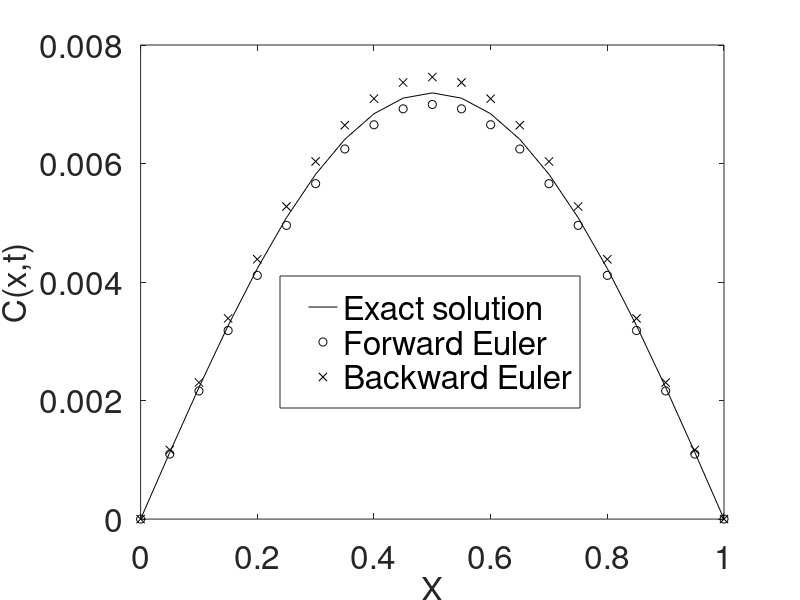

Write the MATLAB code that produced this figure.
clear; clc; close all;

f = @(x,t) sin(pi*x).*exp(-pi*pi*t);
dx = 0.05; dt = 0.0013;
beta = dt/dx^2;

x = 0:dx:1; t_final = 0.5;

M = 385; N = length(x);


% Exact solution
plot(x,f(x,t_final),'k','DisplayName','Exact solution');
% Forwad Euler
f0 = sin(pi*x); f1 = f0;
A = zeros(N-2,N-2);
for i = 1:N-2
    A(i,i) = 1-2*beta;
end

for i = 1: N-3
    A(i,i+1) = beta;
    A(i+1,i) = beta;
end
% for t = 0:dt:0.5-dt
%     f1(2:end-1) = beta*f0(1:end-2) + (1-2*beta)*f0(2:end-1) + beta*f0(3:end);
%     f0 = f1;
% end
for i = 1:385
    f1(2:end-1) = A*f0(2:end-1)';
    f0 = f1;
end
hold on;
plot(x, f1,'ko','DisplayName','Forward Euler');



% Backward Euler
f0 = sin(pi*x); f1 = f0;
A = zeros(N-2,N-2);
for i = 1:N-2
    A(i,i) = 1+2*beta;
end

for i = 1: N-3
    A(i,i+1) = -beta;
    A(i+1,i) = -beta;
end

for i = 1:385
    f1(2:end-1) = A\f0(2:end-1)';
    f0 = f1;
end
hold on;
plot(x, f1,'kx','DisplayName','Backward Euler');

legend1 = legend('show');
set(legend1,'Position',[0.35 0.32 0.375 0.22])

xlabel('X');
ylabel('C(x,t)');

set(findall(gcf,'-property','FontSize'),'FontSize',24)
